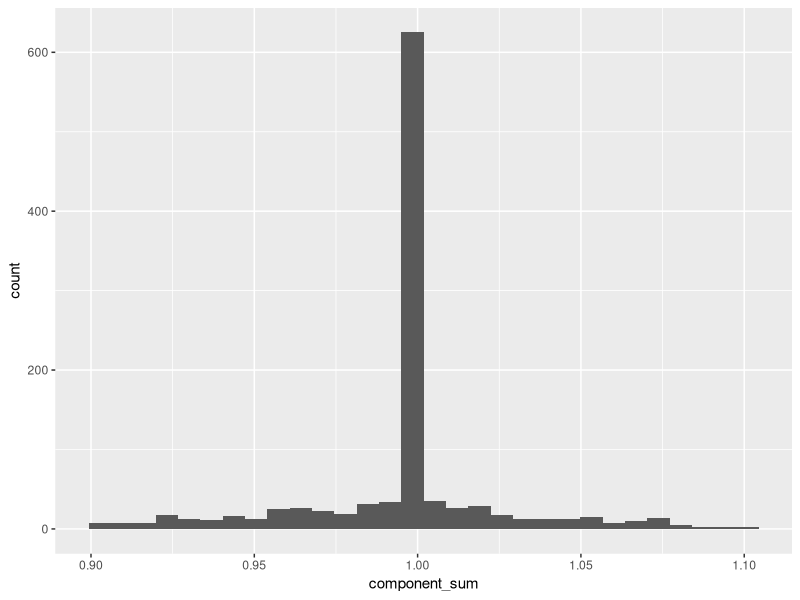

Write the R code that produced this figure.
library(tidyverse)
library(ggplot2)
library(dplyr)
library(stringr)
library(readxl)
library(openxlsx)
sids_sectors <- read_excel("wb-gdp-component-current-price.xlsx")
un_gdp_components <- read_excel("un-gdp-components.xlsx")
#create year col
long <- sids_sectors %>%
  pivot_longer(
    cols = starts_with("y"),
    names_to = "year",
    names_prefix = "y",
    values_to = "value"
  ) %>%
  mutate(year = as.integer(year))
#breakout series into discrete columns
wide <- long %>%
  pivot_wider(
    id_cols = c(`Country Name`, `Country Code`, year),
    names_from = `Series Name`,
    values_from = value)

un_join <- wide %>% 
  rename(country = `Country Name`) %>% 
  select(`country`, deflator, deflator_linked, year) %>% 
  filter(year > 1969)

un_components_deflator <- left_join(un_gdp_components, un_join)
#deflating
deflated <- un_components_deflator %>% 
  filter(!is.na(deflator)) %>%
  filter(!is.na(imports)) %>%
  filter(!is.na(exports)) %>%
  filter(!is.na(consumption)) %>%
  filter(!is.na(investment)) %>%
  filter(!is.na(government)) %>%
  mutate(exports = (exports*deflator)/100) %>% 
  mutate(imports = (imports*deflator)/100) %>% 
  mutate(consumption = (consumption*deflator)/100) %>% 
  mutate(government = (government*deflator)/100) %>% 
  mutate(investment = (investment*deflator)/100) %>% 
  mutate(gdp = (gdp*deflator)/100) %>%
  select(-deflator&-deflator_linked)
#computing change in vars
net_sids <- deflated %>%
  mutate(delta_exports = exports - lag(exports)) %>% 
  mutate(delta_imports = imports - lag(imports)) %>% 
  mutate(delta_consumption = consumption - lag(consumption)) %>% 
  mutate(delta_investment = investment - lag(investment)) %>% 
  mutate(delta_government = government - lag(government)) %>% 
  mutate(delta_gdp = gdp - lag(gdp))
    
#growth contribution of each sector
prop <- net_sids %>% 
  mutate(net_exports = delta_exports-delta_imports) %>% 
  mutate(delta_net_exports = net_exports/lag(gdp)) %>% 
  mutate(delta_consumption = delta_consumption/lag(gdp)) %>% 
  mutate(delta_government = delta_government/lag(gdp)) %>% 
  mutate(delta_investment = delta_investment/lag(gdp)) %>% 
  mutate(delta_gdp = delta_gdp/lag(gdp))

#tidying  
prop_tidy <- prop %>% 
  select(c("country", "year", "delta_gdp", "delta_net_exports", "delta_consumption", "delta_government", "delta_investment")) %>% 
  mutate(sum = delta_net_exports + delta_consumption + delta_government + delta_investment) %>% 
  mutate(dif = delta_gdp-sum)

#proportion of growth
frac <- prop_tidy %>% 
  mutate(percent_gdp = delta_gdp/delta_gdp) %>% 
  mutate(percent_consumption = delta_consumption/delta_gdp) %>% 
  mutate(percent_investment = delta_investment/delta_gdp) %>% 
  mutate(percent_government = delta_government/delta_gdp) %>% 
  mutate(percent_net_exports = delta_net_exports/delta_gdp) %>%  
  select(c("country", "year", "percent_gdp", "percent_net_exports", 
           "percent_consumption", "percent_government", "percent_investment")) %>% 
  mutate(component_sum = percent_consumption + percent_investment + percent_government + percent_net_exports) %>% 
  filter(year > 1970)

#tests/checks
frac %>% 
  filter(component_sum <= 1.1 & component_sum >= 0.9) %>% 
  ggplot(aes(x = component_sum))+
  geom_histogram()

#periodization
`70-90` <- frac %>% 
  filter(year > 1969 & year < 1991) %>% 
  group_by(country) %>% 
  drop_na() %>% 
  summarize(percent_consumption = mean(percent_consumption), percent_net_exports = mean(percent_net_exports),
            percent_government = mean(percent_government), percent_investment = mean(percent_investment)) %>% 
  mutate(sum = percent_consumption + percent_net_exports + percent_government + percent_investment)
pre_2008 <- frac %>% 
  filter(year > 1991 & year < 2008) %>% 
  group_by(country) %>% 
  drop_na() %>% 
  summarize(percent_consumption = mean(percent_consumption), percent_net_exports = mean(percent_net_exports),
            percent_government = mean(percent_government), percent_investment = mean(percent_investment)) %>% 
  mutate(sum = percent_consumption + percent_net_exports + percent_government + percent_investment)
post_2008 <- frac %>% 
  filter(year > 2008) %>% 
  group_by(country) %>% 
  drop_na() %>% 
  summarize(percent_consumption = mean(percent_consumption), percent_net_exports = mean(percent_net_exports),
            percent_government = mean(percent_government), percent_investment = mean(percent_investment)) %>% 
  mutate(sum = percent_consumption + percent_net_exports + percent_government + percent_investment)
write.xlsx(`70-90`, "UN-19**-1990-deflated.xlsx")
write.xlsx(pre_2008, "UN-1991-2007-deflated.xlsx")
write.xlsx(post_2008, "UN-2009-2024-deflated.xlsx")
